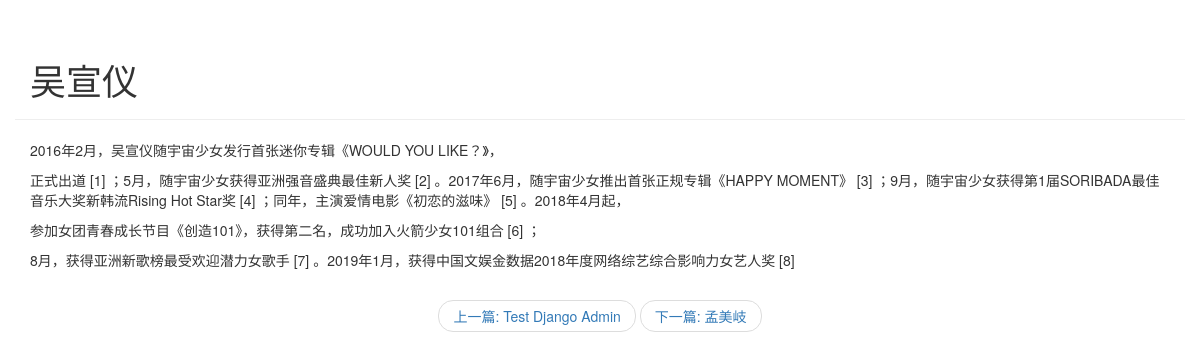
Page /blog/detail/3 on the committed database.
### blog/models.py (models this page shows, shortened)
class Artical(models.Model):
    article_id = models.AutoField(primary_key=True)
    title = models.TextField()
    brief_content = models.TextField()
    content = models.TextField()
    publish_date = models.DateTimeField(auto_now=True)

### blog/views.py (the view)
# urls.py: path('detail/<int:artical_id>', blog.views.get_detail_page),
def get_detail_page(request, artical_id):
    all_artical = Artical.objects.all()
    curr_artical = None
    previous_index = 0
    next_index = 0
    previous_artical = None
    next_artical = None
    for index, artical in enumerate(all_artical):
        if index == 0:
            previous_index = 0
            next_index = index+1
        elif index == len(all_artical)-1:
            previous_index = index-1
            next_index = index
        else:
            previous_index = index-1
            next_index = index+1
        if artical.article_id == artical_id:
            curr_artical = artical
            previous_artical = all_artical[previous_index]
            next_artical = all_artical[next_index]
            break
    section_list = curr_artical.content.split('\n')
    return render(request, 'blog/detail.html',
                  {
                  'curr_artical': curr_artical,
                  'section_list': section_list,
                  'previous_artical': previous_artical,
                  'next_artical':next_artical,
                  })

### blog/templates/blog/detail.html (shortened to what this page needs)
<!DOCTYPE html>
<html lang="en">
<head>
    <link rel="stylesheet" href="https://cdn.jsdelivr.net/npm/bootstrap@3.3.7/dist/css/bootstrap.min.css">
</head>
<body>
<div class = "container page-header">
    <h1>{{ curr_artical.title }}</h1>
</div>
<div class = "container page-body">
    {% for section in section_list %}
    <p>{{ section }}</p>
    {% endfor %}
</div>
<div>
<nav aria-label="...">
  <ul class="pager">
    <li><a href="/blog/detail/{{ previous_artical.article_id }}">上一篇: {{ previous_artical.title }}</a></li>
    <li><a href="/blog/detail/{{ next_artical.article_id }}">下一篇: {{ next_artical.title }}</a></li>
  </ul>
</nav>
</div>
</body>
</html>

### rows in the picture
Artical: title "吴宣仪"
Artical: title "Test Django Admin"
Artical: title "孟美岐"

### other values in the picture
{{ section }} "2016年2月，吴宣仪随宇宙少女发行首张迷你专辑《WOULD YOU LIKE？》，" "正式出道 [1] ；5月，随宇宙少女获得亚洲强音盛典最佳新人奖 [2] 。2017年6月，随宇宙少女推出首张正规专辑《HAPPY MOMENT》 [3] ；9月，随宇宙少女获得第1届SORIBADA最佳音乐大奖新韩流Rising Hot Star奖 [4] ；同年，主演爱情电影《初恋的滋味》 [5] 。2018年4月起，" "参加女团青春成长节目《创造101》，获得第二名，成功加入火箭少女101组合 [6] ；" "8月，获得亚洲新歌榜最受欢迎潜力女歌手 [7] 。2019年1月，获得中国文娱金数据2018年度网络综艺综合影响力女艺人奖 [8]"
